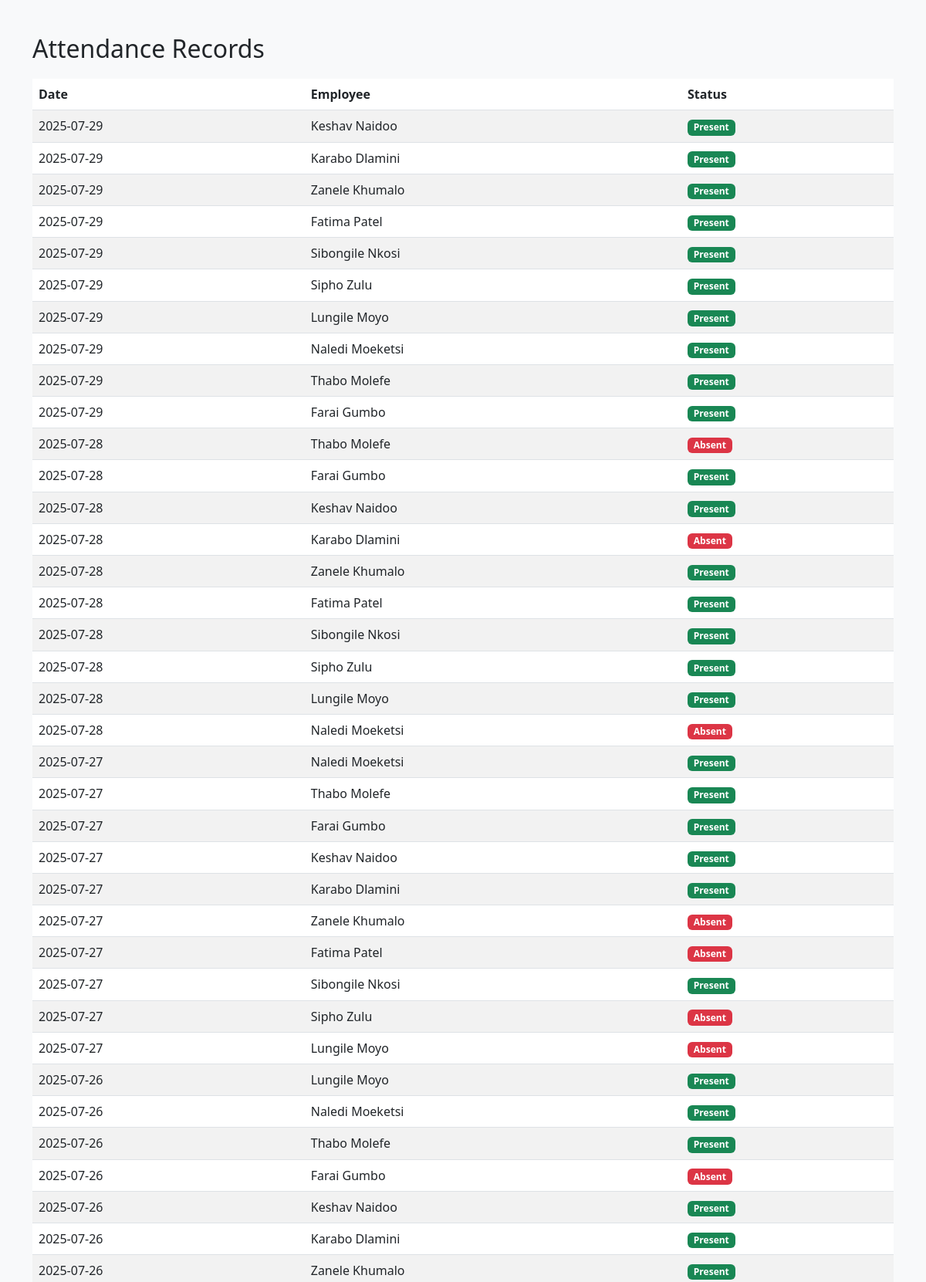
The app's page /pages/attendance.php (upper part) with its own data.
### tables this page shows
CREATE TABLE Attendance (
    attendanceId INT PRIMARY KEY AUTO_INCREMENT,
    employeeId INT NOT NULL,
    attendanceDate DATE NOT NULL,
    status VARCHAR(50) NOT NULL,  
    FOREIGN KEY (employeeId) REFERENCES Employee(employeeId)
);

CREATE TABLE Employee (
    employeeId INT PRIMARY KEY AUTO_INCREMENT,
    name VARCHAR(255) NOT NULL,
    position VARCHAR(255),
    salary DECIMAL(10, 2),
    employmentHistory TEXT,
    contact VARCHAR(255),
    departmentId INT,
    department VARCHAR(255),
    FOREIGN KEY (departmentId) REFERENCES Department(departmentId)
);

### pages/attendance.php (the view, shortened to what this page needs)
<?php
require_once __DIR__ . '/../includes/config.php';
$query = "SELECT a.*, e.name
          FROM Attendance a
          JOIN Employee e ON a.employeeId = e.employeeId
          ORDER BY a.attendanceDate DESC";
$attendance = $conn->query($query)->fetch_all(MYSQLI_ASSOC);
?>
<?php include '../includes/header.php'; ?>
<h2>Attendance Records</h2>
<div class="table-responsive">
    <table class="table table-striped">
        <thead>
            <tr>
                <th>Date</th>
                <th>Employee</th>
                <th>Status</th>
            </tr>
        </thead>
        <tbody>
            <?php foreach ($attendance as $record): ?>
            <tr>
                <td><?= htmlspecialchars($record['attendanceDate']) ?></td>
                <td><?= htmlspecialchars($record['name']) ?></td>
                <td>
                    <span class="badge bg-<?= $record['status'] === 'Present' ? 'success' : 'danger' ?>">
                        <?= htmlspecialchars($record['status']) ?>
                    </span>
                </td>
            </tr>
            <?php endforeach; ?>
        </tbody>
    </table>
</div>
<?php include '../includes/footer.php'; ?>

### assets/css/style.css (style rules this page uses)
body { font-family: 'Segoe UI', Tahoma, Geneva, Verdana, sans-serif; background-color: #f8f9fa; }
.table-responsive { margin-top: 20px; }

### records on screen
attendance: attendanceDate "2025-07-29", employeeId.name "Keshav Naidoo", status "Present"
attendance: attendanceDate "2025-07-29", employeeId.name "Karabo Dlamini", status "Present"
attendance: attendanceDate "2025-07-29", employeeId.name "Zanele Khumalo", status "Present"
attendance: attendanceDate "2025-07-29", employeeId.name "Fatima Patel", status "Present"
attendance: attendanceDate "2025-07-29", employeeId.name "Sibongile Nkosi", status "Present"
attendance: attendanceDate "2025-07-29", employeeId.name "Sipho Zulu", status "Present"
attendance: attendanceDate "2025-07-29", employeeId.name "Lungile Moyo", status "Present"
attendance: attendanceDate "2025-07-29", employeeId.name "Naledi Moeketsi", status "Present"
attendance: attendanceDate "2025-07-29", employeeId.name "Thabo Molefe", status "Present"
attendance: attendanceDate "2025-07-29", employeeId.name "Farai Gumbo", status "Present"
attendance: attendanceDate "2025-07-28", employeeId.name "Thabo Molefe", status "Absent"
attendance: attendanceDate "2025-07-28", employeeId.name "Farai Gumbo", status "Present"
attendance: attendanceDate "2025-07-28", employeeId.name "Keshav Naidoo", status "Present"
attendance: attendanceDate "2025-07-28", employeeId.name "Karabo Dlamini", status "Absent"
attendance: attendanceDate "2025-07-28", employeeId.name "Zanele Khumalo", status "Present"
attendance: attendanceDate "2025-07-28", employeeId.name "Fatima Patel", status "Present"
attendance: attendanceDate "2025-07-28", employeeId.name "Sibongile Nkosi", status "Present"
attendance: attendanceDate "2025-07-28", employeeId.name "Sipho Zulu", status "Present"
attendance: attendanceDate "2025-07-28", employeeId.name "Lungile Moyo", status "Present"
attendance: attendanceDate "2025-07-28", employeeId.name "Naledi Moeketsi", status "Absent"
attendance: attendanceDate "2025-07-27", employeeId.name "Naledi Moeketsi", status "Present"
attendance: attendanceDate "2025-07-27", employeeId.name "Thabo Molefe", status "Present"
attendance: attendanceDate "2025-07-27", employeeId.name "Farai Gumbo", status "Present"
attendance: attendanceDate "2025-07-27", employeeId.name "Keshav Naidoo", status "Present"
attendance: attendanceDate "2025-07-27", employeeId.name "Karabo Dlamini", status "Present"
attendance: attendanceDate "2025-07-27", employeeId.name "Zanele Khumalo", status "Absent"
attendance: attendanceDate "2025-07-27", employeeId.name "Fatima Patel", status "Absent"
attendance: attendanceDate "2025-07-27", employeeId.name "Sibongile Nkosi", status "Present"
attendance: attendanceDate "2025-07-27", employeeId.name "Sipho Zulu", status "Absent"
attendance: attendanceDate "2025-07-27", employeeId.name "Lungile Moyo", status "Absent"
attendance: attendanceDate "2025-07-26", employeeId.name "Lungile Moyo", status "Present"
attendance: attendanceDate "2025-07-26", employeeId.name "Naledi Moeketsi", status "Present"
attendance: attendanceDate "2025-07-26", employeeId.name "Thabo Molefe", status "Present"
attendance: attendanceDate "2025-07-26", employeeId.name "Farai Gumbo", status "Absent"
attendance: attendanceDate "2025-07-26", employeeId.name "Keshav Naidoo", status "Present"
attendance: attendanceDate "2025-07-26", employeeId.name "Karabo Dlamini", status "Present"
attendance: attendanceDate "2025-07-26", employeeId.name "Zanele Khumalo", status "Present"
